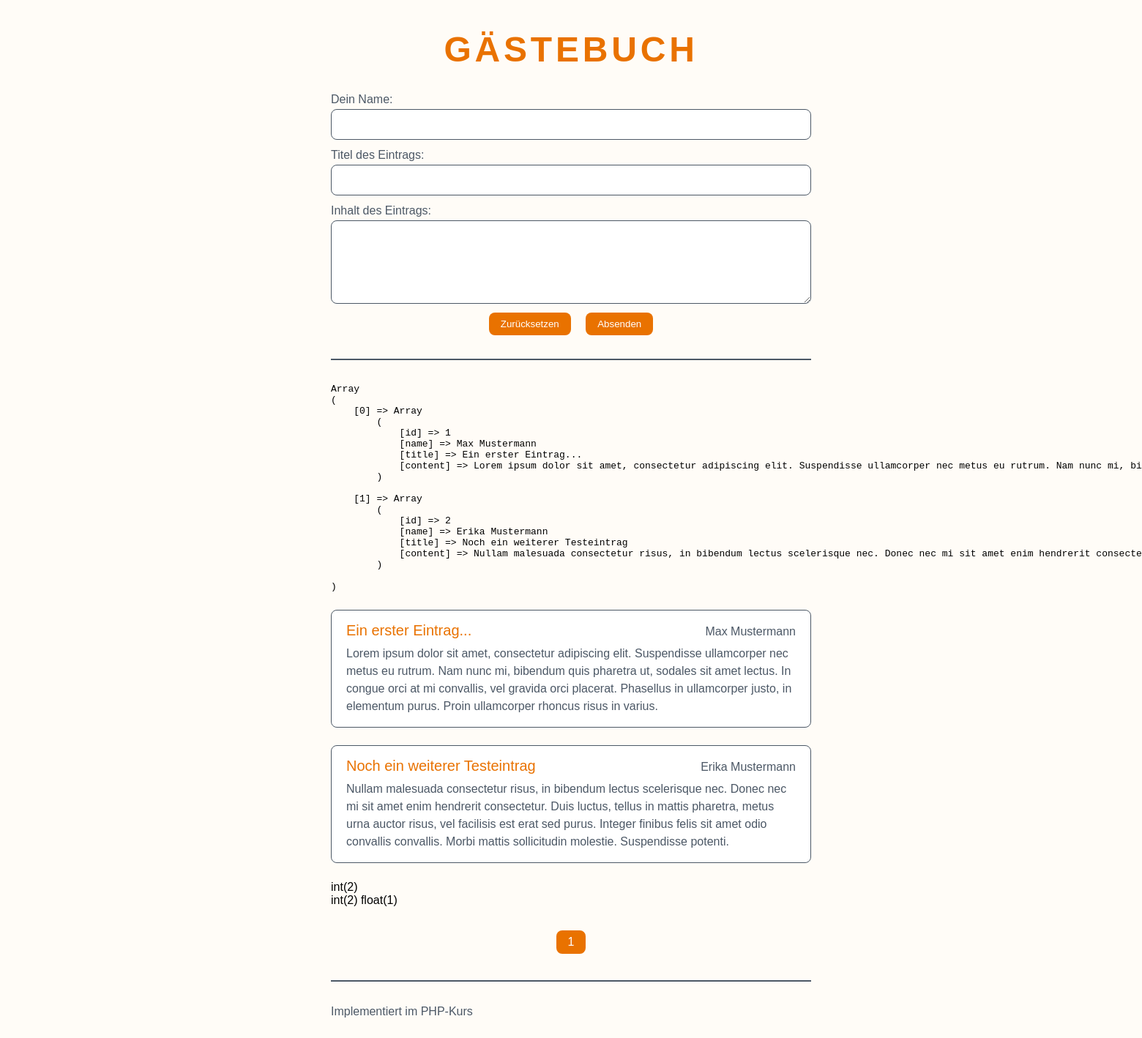
The page /07-pagination/index.php on the database its author committed.
### tables this page shows
CREATE TABLE `entries` (
  `id` int(11) NOT NULL,
  `name` varchar(200) NOT NULL,
  `title` varchar(200) NOT NULL,
  `content` varchar(10000) NOT NULL
);

### 07-pagination/index.php (called while the page is built, shortened)
<?php
require_once __DIR__ . '/inc/db-connect.php';
$perPage = 2;
$stmtCount = $pdo->prepare('SELECT COUNT(*) AS `count` FROM `entries`');
$stmtCount->execute();
$countTotal = $stmtCount->fetch(PDO::FETCH_ASSOC)['count'];
$stmt = $pdo->prepare('SELECT * FROM `entries`');
$stmt->execute();
$entries = $stmt->fetchAll(PDO::FETCH_ASSOC);
require __DIR__ . '/views/index.view.php';

### 07-pagination/inc/functions.php (called while the page is built)
<?php
function e($html) {
    return htmlspecialchars($html, ENT_QUOTES, 'UTF-8', true);
}

### 07-pagination/views/index.view.php (the view, shortened to what this page needs)
<!DOCTYPE html>
<html lang="de">
<head>
    <link rel="stylesheet" type="text/css" href="./styles/lib/montserrat/webfonts/Montserrat.css" />
    <link rel="stylesheet" type="text/css" href="./styles/main.css" />
</head>
<body>
    <div class="container">
        <h1 class="guestbook-heading">Gästebuch</h1>
        <form method="POST" action="submit.php">
            <label class="guestbook-entry-label" for="name">Dein Name:</label>
            <input
                required="required"
                class="guestbook-entry-input"
                type="text"
                id="name"
                name="name" />
            <label class="guestbook-entry-label" for="title">Titel des Eintrags:</label>
            <input
                required="required"
                class="guestbook-entry-input"
                type="text"
                id="title"
                name="title" />
            <label class="guestbook-entry-label" for="content">Inhalt des Eintrags:</label>
            <textarea
                required="required"
                rows="4"
                class="guestbook-entry-input"
                type="text"
                id="content"
                name="content"></textarea>
            <div class="guestbook-form-buttons">
                <input class="button" type="reset" value="Zurücksetzen">
                <input class="button" type="submit" value="Absenden">
            </div>
        </form>
        <hr class="guestbook-separator" />
        <pre><?php print_r($entries); ?></pre>
        <?php foreach($entries AS $entry): ?>
            <?php
                $paragraphs = explode("\n", $entry['content']);
                $filteredParagraphs = [];
                foreach ($paragraphs AS $paragraph) {
                    $paragraph = trim($paragraph);
                    if (strlen($paragraph) > 0) {
                        $filteredParagraphs[] = $paragraph;
                    }
                }
            ?>
            <div class="guestbook-entry">
                <div class="guestbook-entry-header">
                    <h3 class="guestbook-entry-title">
                        <?php echo e($entry['title']); ?>
                    </h3>
                    <span class="guestbook-entry-author">
                        <?php echo e($entry['name']); ?>
                    </span>
                </div>
                <div class="guestbook-entry-content">
                    <?php foreach($filteredParagraphs AS $p): ?>
                        <p><?php echo e($p); ?></p>
                    <?php endforeach; ?>
                </div>
            </div>
        <?php endforeach; ?>
        <?php var_dump($perPage); ?><br />
        <?php var_dump($countTotal) ?>
        <?php
            $numPages = ceil($countTotal / $perPage);
            var_dump($numPages);
        ?>
        <ul class="guestbook-pagination">
            <?php for($x = 1; $x <= $numPages; $x++): ?>
                <li class="guestbook-pagination-li">
                    <a
                        class="guestbook-pagination-a"
                        href="index.php?<?php echo http_build_query(['page' => $x]); ?>">
                        <?php echo e($x); ?>
                    </a>
                </li>
            <?php endfor; ?>
        </ul>
        <hr class="guestbook-separator" />
        <footer class="guestbook-footer">
            <p>Implementiert im PHP-Kurs</p>
        </footer>
    </div>
</body>
</html>

### 07-pagination/styles/main.css (style rules this page uses)
* { box-sizing: border-box; }
html { font-family: 'Montserrat', sans-serif; }
body { background-color: #fffcf7; }
.container { max-width: 45rem; padding-left: 2rem; padding-right: 2rem; margin-left: auto; margin-right: auto; }
.guestbook-heading { color: #e97200; text-transform: uppercase; text-align: center; font-size: 3rem; margin-top: 2.5rem; margin-bottom: 2rem; letter-spacing: 0.1em; }
.guestbook-entry-label { display: block; color: #4c5866; font-size: 1rem; }
.guestbook-entry-input { -webkit-appearance: none; appearance: none; display: block; width: 100%; background-color: white; color: #4c5866; border: 0.0625rem solid #4c5866; font-family: inherit; line-height: 1.5em; font-size: 1rem; padding: 0.5rem 1rem; border-radius: 0.5rem; margin-bottom: 0.75rem; margin-top: 0.25rem; }
.guestbook-form-buttons { text-align: center; }
.button { font-family: inherit; -webkit-appearance: none; appearance: none; cursor: pointer; border: 0px solid transparent; background-color: #e97200; color: white; padding: 0.5rem 1rem; margin: 0 0.5rem; border-radius: 0.5rem; }
.guestbook-separator { -webkit-appearance: none; appearance: none; margin-top: 2rem; margin-bottom: 2rem; border: 0.03125rem solid #4c5866; }
.guestbook-entry { background-color: white; color: #4c5866; border: 0.0625rem solid #4c5866; border-radius: 0.5rem; padding: 1rem 1.25rem; margin-top: 1.5rem; margin-bottom: 1.5rem; }
.guestbook-entry-title { color: #e97200; font-weight: normal; margin-top: 0; margin-bottom: 0; font-size: 1.25rem; }
.guestbook-entry-header { display: flex; justify-content: space-between; align-items: baseline; }
.guestbook-entry-author { white-space: nowrap; max-width: 50%; overflow: hidden; text-overflow: ellipsis; text-align: right; }
.guestbook-entry-content > p { margin-top: 0.5rem; margin-bottom: 0.5rem; line-height: 1.5rem; font-size: 1rem; }
.guestbook-entry-content > p:last-child { margin-bottom: 0; }
.guestbook-pagination { margin: 1.75rem -0.5rem; padding: 0; list-style-type: none; display: flex; justify-content: center; flex-wrap: wrap; }
.guestbook-pagination-a { display: block; min-width: 2.5rem; padding: 0.25rem 0.5rem; background-color: #e97200; color: white; line-height: 1.5rem; text-decoration: none; border-radius: 0.5rem; text-align: center; margin: 0.25rem 0.5rem; }
.guestbook-footer { color: #4c5866; }
.guestbook-footer { margin-bottom: 2rem; }

### rows shown on the page
entries: title "Ein erster Eintrag...", name "Max Mustermann", p "Lorem ipsum dolor sit amet, consectetur adipiscing elit. Suspendisse ullamcorper nec metus eu rutrum. Nam nunc mi, bibendum quis pharetra ut, sodales sit amet lectus. In congue orci at mi convallis, vel gravida orci placerat. Phasellus in ullamcorper justo, in elementum purus. Proin ullamcorper rhoncus risus in varius."
entries: title "Noch ein weiterer Testeintrag", name "Erika Mustermann", p "Nullam malesuada consectetur risus, in bibendum lectus scelerisque nec. Donec nec mi sit amet enim hendrerit consectetur. Duis luctus, tellus in mattis pharetra, metus urna auctor risus, vel facilisis est erat sed purus. Integer finibus felis sit amet odio convallis convallis. Morbi mattis sollicitudin molestie. Suspendisse potenti."
